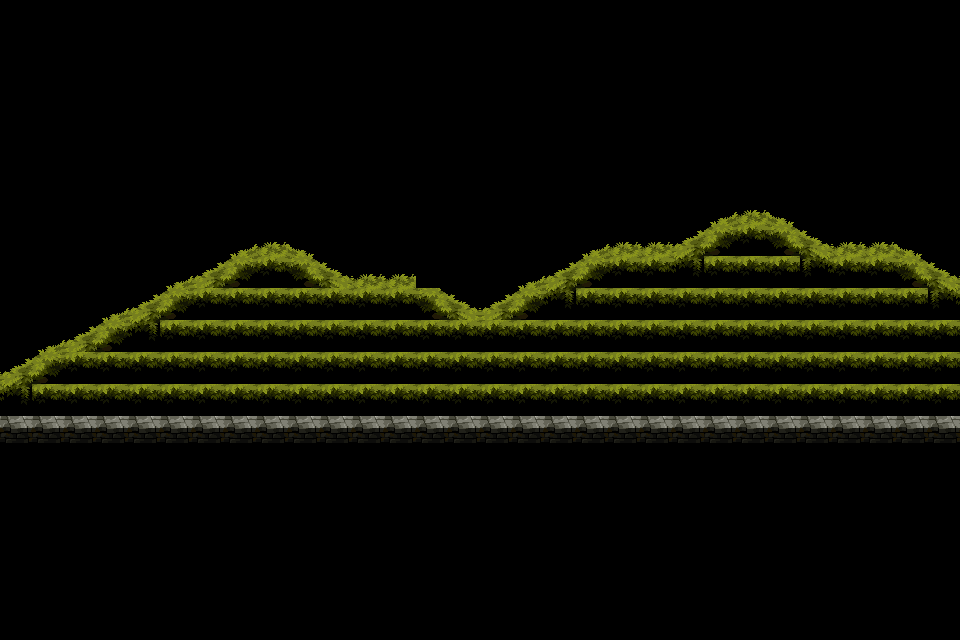

This is a level from a 2D game, rendered from its Tiled map with the project's own tilesets. A one-line summary and the complete map file follow:
An orthogonal 30x20 tile map with 32x32 px tiles, 1 tile layer (Tile Layer 1) and 1 object.

<map version="1.9" tiledversion="1.9.2" orientation="orthogonal" renderorder="right-down" width="30" height="20" tilewidth="32" tileheight="32" infinite="0" nextlayerid="3" nextobjectid="2">
 <tileset firstgid="1" source="Tiles.tsx" />
 <layer id="1" name="Tile Layer 1" width="30" height="20">
  <data encoding="csv">
0,0,0,0,0,0,0,0,0,0,0,0,0,0,0,0,0,0,0,0,0,0,0,0,0,0,0,0,0,0,
0,0,0,0,0,0,0,0,0,0,0,0,0,0,0,0,0,0,0,0,0,0,0,0,0,0,0,0,0,0,
0,0,0,0,0,0,0,0,0,0,0,0,0,0,0,0,0,0,0,0,0,0,0,0,0,0,0,0,0,0,
0,0,0,0,0,0,0,0,0,0,0,0,0,0,0,0,0,0,0,0,0,0,0,0,0,0,0,0,0,0,
0,0,0,0,0,0,0,0,0,0,0,0,0,0,0,0,0,0,0,0,0,0,0,0,0,0,0,0,0,0,
0,0,0,0,0,0,0,0,0,0,0,0,0,0,0,0,0,0,0,0,0,0,0,0,0,0,0,0,0,0,
0,0,0,0,0,0,0,88,88,88,88,54,0,0,0,0,0,0,0,0,0,50,51,52,53,54,0,0,0,54,
0,0,0,0,77,77,50,51,52,53,88,88,54,66,66,0,0,50,51,52,52,61,62,63,64,65,52,52,53,54,
0,77,77,0,50,51,61,62,63,64,65,52,52,88,88,66,51,61,62,63,63,72,63,63,63,76,63,63,64,65,
0,0,50,51,61,62,63,63,63,63,63,63,63,64,65,61,62,72,63,63,63,63,63,63,63,63,63,63,63,76,
50,51,61,62,72,63,63,63,63,63,63,63,63,63,63,63,63,63,63,63,63,63,63,63,63,63,63,63,63,63,
61,62,63,63,63,63,63,63,63,63,63,63,63,63,63,63,63,63,63,63,63,63,63,63,63,63,63,63,63,63,
72,63,63,63,63,63,63,63,63,63,63,63,63,63,63,63,63,63,63,63,63,63,63,63,63,63,63,63,63,63,
14,14,14,14,14,14,14,14,14,14,14,14,14,14,14,14,14,14,14,14,14,14,14,14,14,14,14,14,14,14,
74,74,74,74,74,74,74,74,74,74,74,74,74,74,74,74,74,74,74,74,74,74,74,74,74,74,74,74,74,74,
0,0,0,0,0,77,77,77,77,77,77,77,77,77,77,77,77,77,0,0,0,0,0,0,0,0,0,0,0,0,
0,0,0,0,0,0,0,0,0,0,0,0,0,0,0,0,0,0,0,0,0,0,0,0,0,0,0,0,0,0,
0,0,0,0,0,0,0,0,0,0,0,0,0,0,0,0,0,0,0,0,0,0,0,0,0,0,0,0,0,0,
0,0,0,0,0,0,0,0,0,0,0,0,0,0,0,0,0,0,0,0,0,0,0,0,0,0,0,0,0,0,
0,0,0,0,0,0,0,0,0,0,0,0,0,0,0,0,0,0,0,0,0,0,0,0,0,0,0,0,0,0
</data>
 </layer>
 <objectgroup id="2" name="object">
  <object id="1" x="5" y="373">
   <polygon points="0,0 266,-125 321,-94 409,-91 452,-61 499,-63 611,-122 671,-121 741,-157 821,-121 899,-117 947,-88 951,99 0,96" />
  </object>
 </objectgroup>
</map>
